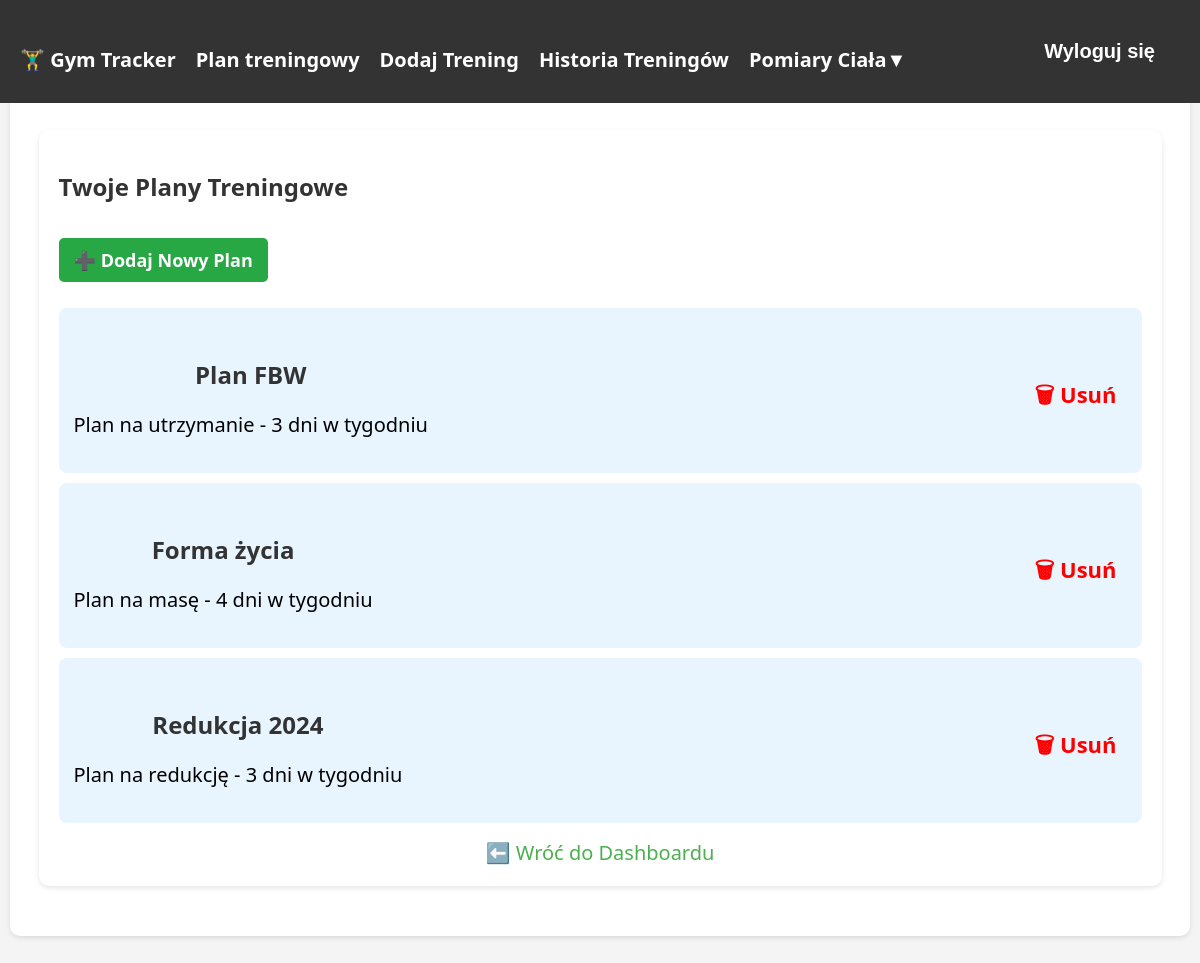
The page /plany_treningowe/ (signed in) on the database as committed earlier.
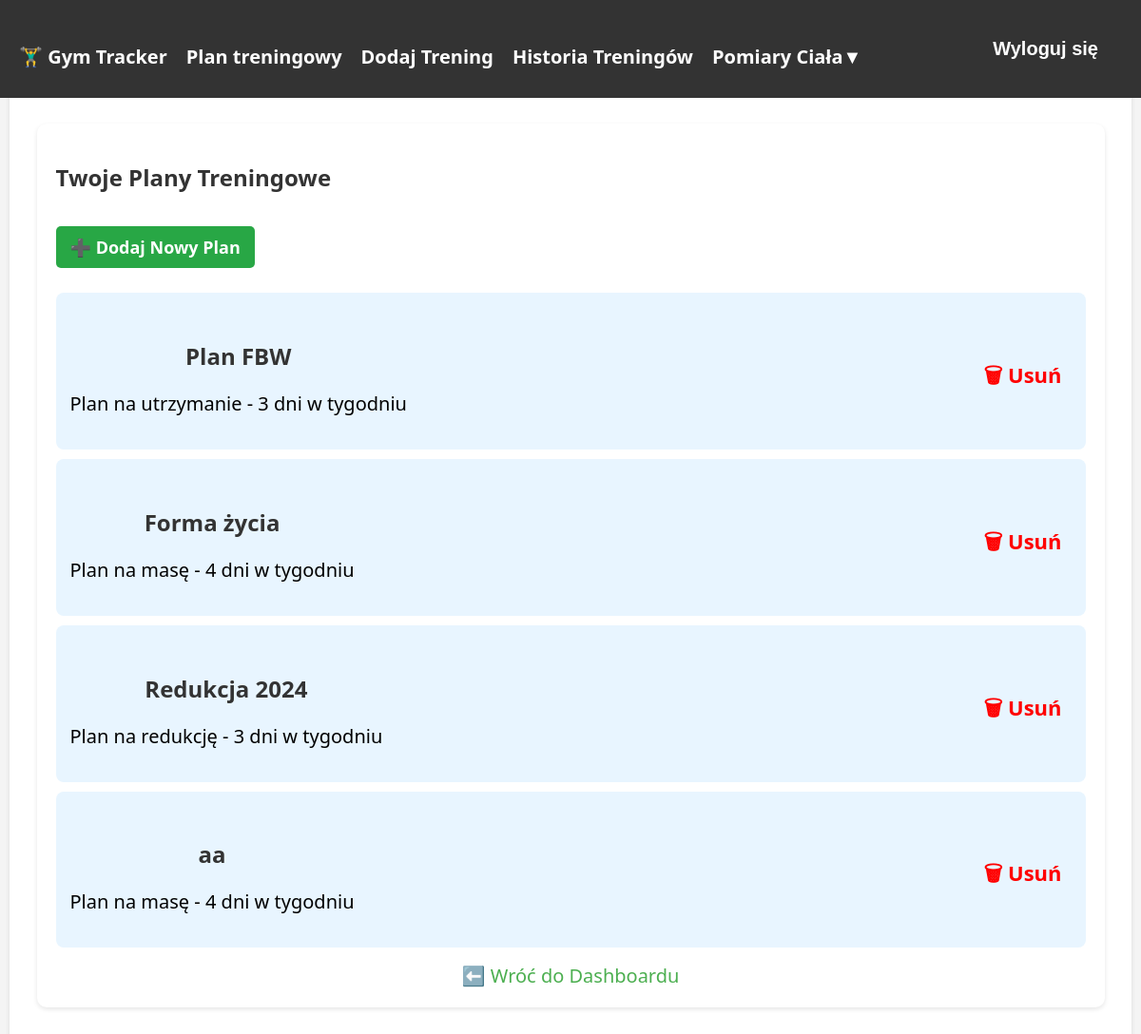
The same page on the database as committed later.
### tracker/models.py (models this page shows, shortened)
class TrainingPlan(models.Model):
    PLAN_TYPE_CHOICES = [
        ('masa', 'Plan na masę'),
        ('redukcja', 'Plan na redukcję'),
        ('utrzymanie', 'Plan na utrzymanie'),
    ]
    user = models.ForeignKey(User, on_delete=models.CASCADE)
    name = models.CharField(max_length=100)
    plan_type = models.CharField(max_length=20, choices=PLAN_TYPE_CHOICES)
    days_per_week = models.IntegerField(
        validators=[MinValueValidator(1), MaxValueValidator(7)],
        verbose_name='Dni treningowe w tygodniu'
    )

### tracker/views.py (the view)
# urls.py: path('plany_treningowe/', training_plans, name='training_plans'),
@login_required
def training_plans(request):
    plans = TrainingPlan.objects.filter(user=request.user)
    return render(request, 'tracker/training_plans.html', {'plans': plans})

### tracker/templates/tracker/training_plans.html
{% extends "tracker/base.html" %}
{% block content %}
<div class="container mt-4">
    <h2>Twoje Plany Treningowe</h2>
    <a href="{% url 'create_training_plan' %}" class="btn-add">➕ Dodaj Nowy Plan</a>
    {% if plans %}
        <ul class="plan-list">
            {% for plan in plans %}
                <li class="card shadow-sm plan-item">
                    <a href="{% url 'edit_training_plan' plan.id %}" class="plan-link">
                        <div class="plan-info">
                            <h2><strong>{{ plan.name }}</strong></h2>
                            <p style="font-size: 20px;"> {{ plan.get_plan_type_display }} - {{ plan.days_per_week }} dni w tygodniu</p>
                        </div>
                    </a>
                    <div class="plan-actions" style="font-size: 22px;">
                        <a href="{% url 'delete_training_plan' plan.id %}" class="delete-btn">🗑 Usuń</a>
                    </div>
                </li>
            {% endfor %}
        </ul>
    {% else %}
        <p>Nie masz jeszcze żadnych planów. Dodaj swój pierwszy!</p>
    {% endif %}
    <a href="{% url 'dashboard' %}" class="btn-back">⬅️ Wróć do Dashboardu</a>
</div>
{% endblock %}

Rows that differ between the two databases and show on the page:
added TrainingPlan: name "aa", plan_type "Plan na masę", days_per_week "4"
